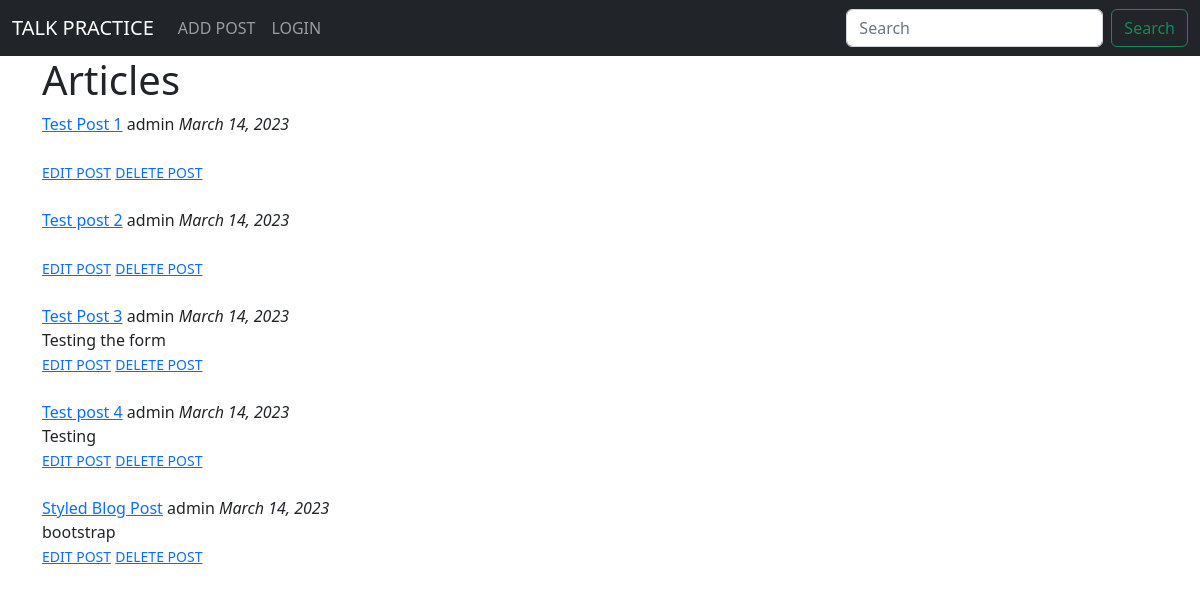
/, run on an earlier commit of the app's database.
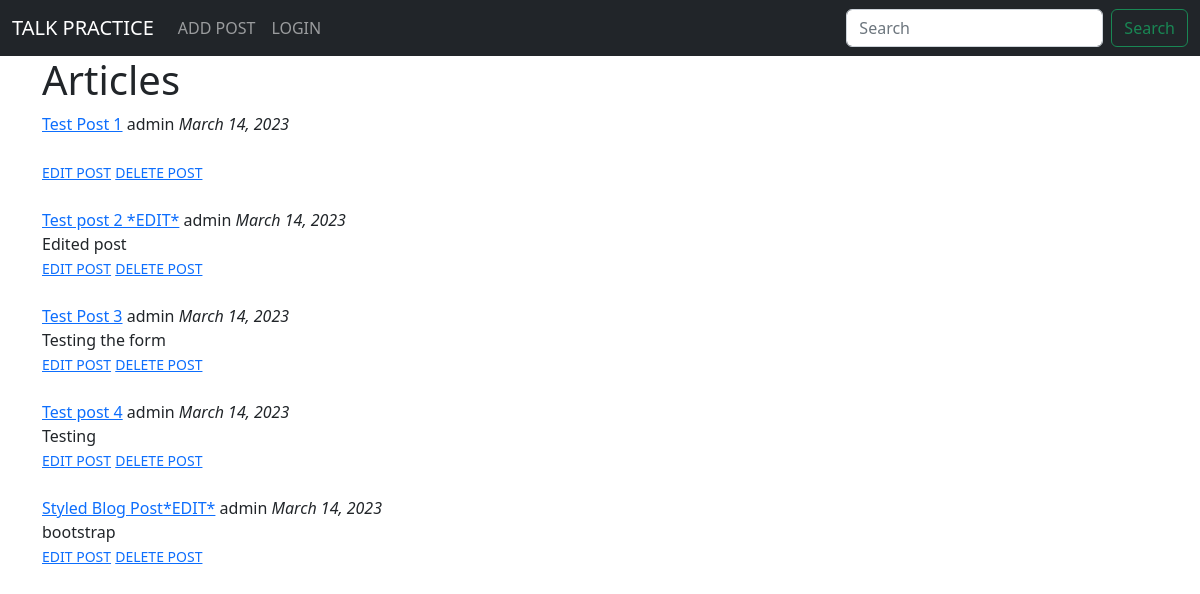
And on a later commit of the database.
### blog/models.py (models this page shows, shortened)
class Post(models.Model):
    title = models.CharField(max_length=250)
    subtitle = models.CharField(max_length=250, default='')
    author = models.ForeignKey(User, on_delete=models.CASCADE,)
    body = models.TextField()
    post_date = models.DateField(auto_now_add=True)

### blog/views.py (the view)
# urls.py: path('', HomeView.as_view(), name='home'),
class HomeView(ListView):
    model = Post
    template_name = 'home.html'
    ordering = ['-post_date']

### blog/templates/home.html
{% extends 'base.html' %}
{% block content %}
<h1>Articles</h1>
{% for post in object_list %}
    <a href="{% url 'article-detail' post.pk %}">{{ post.title }}</a>
    {{ post.author }} <em>{{ post.post_date }}</em>
    <br>
    {{ post.subtitle }}
    <br>
    <small><a href="{% url 'update-post' post.pk %}">EDIT POST</a></small>
    <small><a href="{% url 'delete-post' post.pk %}">DELETE POST</a></small>
<br>
<br>
{% endfor %}
{% endblock %}

### blog/templates/base.html (shortened to what this page needs)
<!doctype html>
<html lang="en">
<head>
    <link href="https://cdn.jsdelivr.net/npm/bootstrap@5.2.3/dist/css/bootstrap.min.css" rel="stylesheet"
>
</head>
<body>
    <nav class="navbar navbar-dark navbar-expand-lg bg-dark">
        <div class="container-fluid">
          <a class="navbar-brand" href="{% url 'home' %}">TALK PRACTICE</a>
          <div class="collapse navbar-collapse" id="navbarSupportedContent">
            <ul class="navbar-nav me-auto mb-2 mb-lg-0">
              <li class="nav-item">
                <a class="nav-link" href="{% url 'add-post' %}">ADD POST</a>
              </li>
              <li class="nav-item">
                <a class="nav-link" href="#">LOGIN</a>
              </li>
            </ul>
            <form class="d-flex" role="search">
              <input class="form-control me-2" type="search" placeholder="Search" aria-label="Search">
              <button class="btn btn-outline-success" type="submit">Search</button>
            </form>
          </div>
        </div>
      </nav>
    <div class="container">
        {% block content %}
        {% endblock %}
    </div>
</body>
</html>

What changed in the data, as far as the page shows it:
changed Post: title "Test post 2" → "Test post 2 *EDIT*"; subtitle (not shown) → "Edited post"
changed Post "bootstrap": title "Styled Blog Post" → "Styled Blog Post*EDIT*"
